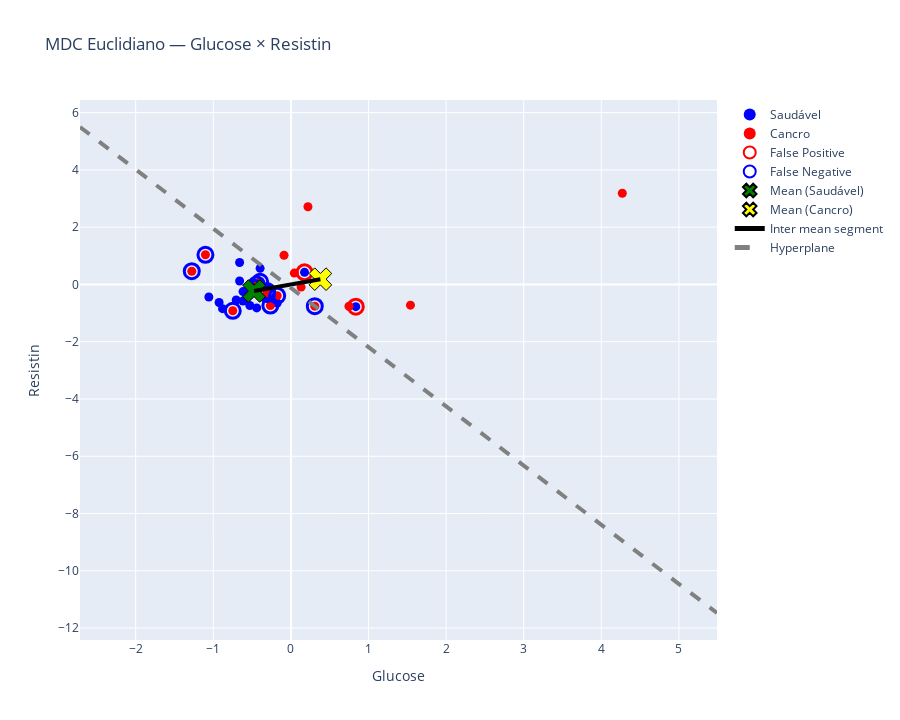
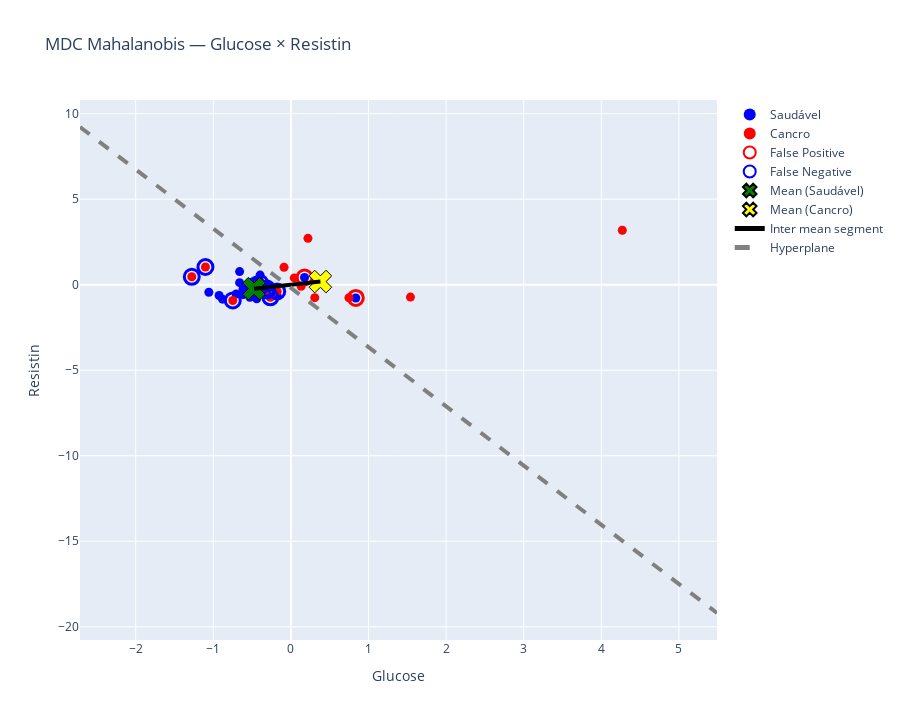

Notebook source saved alongside these figures, in order:
### Markdown cell above
#### CLASSIFICATION
## 7.MDC Euclidiano
Agora ja com dados de teste calculei o mdc euclidiano e mdc mahalanobis e as metricas de desempenho

### Code cell
print("\n========== MDC 2D — Euclidiano & Mahalanobis==========")

# ---- 1) Escolha das duas variáveis (já padronizadas)
f1, f2 = "Glucose", "Resistin"   
Ztr = X_train_std[[f1, f2]].copy()
Zte = X_test_std[[f1, f2]].copy()

# classes
c1, c2 = sorted(y_train.unique())
ix_tr_1 = (y_train == c1).values
ix_tr_2 = (y_train == c2).values
ix_te_1 = (y_test  == c1).values
ix_te_2 = (y_test  == c2).values

# ---- 2) Estatísticas 2D no TREINO
X1 = Ztr.values[ix_tr_1]
X2 = Ztr.values[ix_tr_2]
mu1 = X1.mean(axis=0)
mu2 = X2.mean(axis=0)

# Σ pooled p/ Mahalanobis
n1, n2 = X1.shape[0], X2.shape[0]
S1 = np.cov(X1, rowvar=False, bias=False)
S2 = np.cov(X2, rowvar=False, bias=False)
S  = ((n1-1)*S1 + (n2-1)*S2) / (n1 + n2 - 2)
Sinv = np.linalg.pinv(S)

# ---- 3) Decisores lineares g2(x) - g1(x) = w^T x + b (score)
# Euclidiano
w_e = (mu2 - mu1)
b_e = -0.5*(mu2 @ mu2 - mu1 @ mu1)

# Mahalanobis
mu1_S = Sinv @ mu1
mu2_S = Sinv @ mu2
w_m = (mu2_S - mu1_S)
b_m = -0.5*(mu2 @ mu2_S - mu1 @ mu1_S)

# ---- 4) Scores & predições no TESTE 
score_e_test = Zte.values @ w_e + b_e
score_m_test = Zte.values @ w_m + b_m
y_pred_e = np.where(score_e_test > 0, c2, c1)
y_pred_m = np.where(score_m_test > 0, c2, c1)

# ---- 5) Métricas no TESTE
def metrics_block(y_true, y_pred, score):
    cm = confusion_matrix(y_true, y_pred, labels=[c1, c2])
    tn, fp, fn, tp = cm.ravel()
    sens = tp/(tp+fn) if (tp+fn) else float('nan')
    spec = tn/(tn+fp) if (tn+fp) else float('nan')
    prec = precision_score(y_true, y_pred, pos_label=c2, zero_division=0)
    f1   = f1_score(y_true, y_pred, pos_label=c2, zero_division=0)
    auc  = roc_auc_score((y_true==c2).astype(int), score)
    return cm, sens, spec, prec, f1, auc

cm_e, sens_e, spec_e, prec_e, f1_e, auc_e = metrics_block(y_test.values, y_pred_e, score_e_test)
cm_m, sens_m, spec_m, prec_m, f1_m, auc_m = metrics_block(y_test.values, y_pred_m, score_m_test)

print("\n=== Euclidiano (TESTE) ===")
print(cm_e)
print(f"Sensitivity: {sens_e:.3f} | Specificity: {spec_e:.3f} | Precision: {prec_e:.3f} | F1: {f1_e:.3f} | ROC-AUC: {auc_e:.3f}")

print("\n=== Mahalanobis (TESTE) ===")
print(cm_m)
print(f"Sensitivity: {sens_m:.3f} | Specificity: {spec_m:.3f} | Precision: {prec_m:.3f} | F1: {f1_m:.3f} | ROC-AUC: {auc_m:.3f}")

def plot_mdc_2d(Ztr, Zte, ytr, yte, mu1, mu2, w, b, title, color_fn="#000", color_fp="#000"):
    y_pred = np.where((Zte.values @ w + b) > 0, c2, c1)
    FP_idx = np.where((yte==c1) & (y_pred==c2))[0]
    FN_idx = np.where((yte==c2) & (y_pred==c1))[0]

    fig = go.Figure()

    fig.add_trace(go.Scatter(
        x=Zte.values[ix_te_1,0], y=Zte.values[ix_te_1,1],
        mode='markers', name='Saudável', marker=dict(color='blue', size=9)
    ))
    fig.add_trace(go.Scatter(
        x=Zte.values[ix_te_2,0], y=Zte.values[ix_te_2,1],
        mode='markers', name='Cancro', marker=dict(color='red', size=9)
    ))

    if len(FP_idx):
        fig.add_trace(go.Scatter(
            x=Zte.values[FP_idx,0], y=Zte.values[FP_idx,1],
            mode='markers', name='False Positive',
            marker=dict(symbol='circle-open', color='red', size=15, line=dict(width=3, color='red'))
        ))
    if len(FN_idx):
        fig.add_trace(go.Scatter(
            x=Zte.values[FN_idx,0], y=Zte.values[FN_idx,1],
            mode='markers', name='False Negative',
            marker=dict(symbol='circle-open', color='blue', size=15, line=dict(width=3, color='blue'))
        ))

    fig.add_trace(go.Scatter(
        x=[mu1[0]], y=[mu1[1]], mode='markers', name='Mean (Saudável)',
        marker=dict(symbol='x', size=20, color='green', line=dict(width=1, color='black'))
    ))
    fig.add_trace(go.Scatter(
        x=[mu2[0]], y=[mu2[1]], mode='markers', name='Mean (Cancro)',
        marker=dict(symbol='x', size=20, color='yellow', line=dict(width=1, color='black'))
    ))

    fig.add_trace(go.Scatter(
        x=[mu1[0], mu2[0]], y=[mu1[1], mu2[1]],
        mode='lines', name='Inter mean segment',
        line=dict(color='black', width=4)
    ))

    x1min = min(Ztr[f1].min(), Zte[f1].min()) - 1.0
    x1max = max(Ztr[f1].max(), Zte[f1].max()) + 1.0
    x1_line = np.linspace(x1min, x1max, 200)
    if abs(w[1]) > 1e-8:
        x2_line = (-b - w[0]*x1_line) / w[1]
        fig.add_trace(go.Scatter(
            x=x1_line, y=x2_line, mode='lines', name='Hyperplane',
            line=dict(dash='dash', color='gray', width=4)
        ))

    fig.update_layout(
        title=title,
        xaxis_title=f1, yaxis_title=f2,
        autosize=False, width=900, height=720,
        legend=dict(itemsizing='constant')
    )
    return fig

fig_e = plot_mdc_2d(Ztr, Zte, y_train.values, y_test.values, mu1, mu2, w_e, b_e,
                    f"MDC Euclidiano — {f1} × {f2}")
fig_m = plot_mdc_2d(Ztr, Zte, y_train.values, y_test.values, mu1, mu2, w_m, b_m,
                    f"MDC Mahalanobis — {f1} × {f2}")

fig_e.show()
fig_m.show()

### Figure 1 — Plotly figure (JSON) as saved in the notebook; plotly's stock layout.template omitted (floating-point values rounded to 4 significant figures; data arrays with more than 128 entries replaced by an {"elided": "..."} marker saying what was removed)
{"data": [{"marker": {"color": "blue", "size": 9}, "mode": "markers", "name": "Saudável", "type": "scatter", "x": [-0.1767, 0.1756, -0.6169, -0.3968, -0.661, -0.5729, -1.057, -0.8811, -0.9251, -0.4408, -0.6169, -0.5289, -0.661, -0.705, -0.3528, 0.836], "y": [-0.6491, 0.4215, -0.58, 0.5624, 0.7651, -0.4554, -0.4399, -0.8462, -0.6319, -0.8207, -0.2484, -0.7341, 0.12, -0.5431, -0.4457, -0.7754]}, {"marker": {"color": "red", "size": 9}, "mode": "markers", "name": "Cancro", "type": "scatter", "x": [0.3077, 0.1315, 4.27, -0.3968, -0.3087, -0.1767, -1.277, -0.749, 0.04348, 0.2196, -0.4408, 0.7479, -1.101, -0.3087, -0.3087, -0.2647, -0.4849, -0.0886, 1.54], "y": [-0.7591, -0.09291, 3.184, 0.09417, -0.2254, -0.3922, 0.4621, -0.9203, 0.3973, 2.712, 6.471e-05, -0.7628, 1.036, -0.3336, -0.3127, -0.7385, -0.1073, 1.02, -0.7229]}, {"marker": {"color": "red", "line": {"color": "red", "width": 3}, "size": 15, "symbol": "circle-open"}, "mode": "markers", "name": "False Positive", "type": "scatter", "x": [0.1756, 0.836], "y": [0.4215, -0.7754]}, {"marker": {"color": "blue", "line": {"color": "blue", "width": 3}, "size": 15, "symbol": "circle-open"}, "mode": "markers", "name": "False Negative", "type": "scatter", "x": [0.3077, -0.3968, -0.3087, -0.1767, -1.277, -0.749, -0.4408, -1.101, -0.3087, -0.3087, -0.2647, -0.4849], "y": [-0.7591, 0.09417, -0.2254, -0.3922, 0.4621, -0.9203, 6.471e-05, 1.036, -0.3336, -0.3127, -0.7385, -0.1073]}, {"marker": {"color": "green", "line": {"color": "black", "width": 1}, "size": 20, "symbol": "x"}, "mode": "markers", "name": "Mean (Saudável)", "type": "scatter", "x": [-0.4751], "y": [-0.2297]}, {"marker": {"color": "yellow", "line": {"color": "black", "width": 1}, "size": 20, "symbol": "x"}, "mode": "markers", "name": "Mean (Cancro)", "type": "scatter", "x": [0.3801], "y": [0.1838]}, {"line": {"color": "black", "width": 4}, "mode": "lines", "name": "Inter mean segment", "type": "scatter", "x": [-0.4751, 0.3801], "y": [-0.2297, 0.1838]}, {"line": {"color": "gray", "dash": "dash", "width": 4}, "mode": "lines", "name": "Hyperplane", "type": "scatter", "x": {"elided": "200 float values"}, "y": {"elided": "200 float values"}}], "layout": {"autosize": false, "height": 720, "legend": {"itemsizing": "constant"}, "title": {"text": "MDC Euclidiano — Glucose × Resistin"}, "width": 900, "xaxis": {"title": {"text": "Glucose"}}, "yaxis": {"title": {"text": "Resistin"}}}}

### Figure 2 — Plotly figure (JSON) as saved in the notebook; plotly's stock layout.template omitted (floating-point values rounded to 4 significant figures; data arrays with more than 128 entries replaced by an {"elided": "..."} marker saying what was removed)
{"data": [{"marker": {"color": "blue", "size": 9}, "mode": "markers", "name": "Saudável", "type": "scatter", "x": [-0.1767, 0.1756, -0.6169, -0.3968, -0.661, -0.5729, -1.057, -0.8811, -0.9251, -0.4408, -0.6169, -0.5289, -0.661, -0.705, -0.3528, 0.836], "y": [-0.6491, 0.4215, -0.58, 0.5624, 0.7651, -0.4554, -0.4399, -0.8462, -0.6319, -0.8207, -0.2484, -0.7341, 0.12, -0.5431, -0.4457, -0.7754]}, {"marker": {"color": "red", "size": 9}, "mode": "markers", "name": "Cancro", "type": "scatter", "x": [0.3077, 0.1315, 4.27, -0.3968, -0.3087, -0.1767, -1.277, -0.749, 0.04348, 0.2196, -0.4408, 0.7479, -1.101, -0.3087, -0.3087, -0.2647, -0.4849, -0.0886, 1.54], "y": [-0.7591, -0.09291, 3.184, 0.09417, -0.2254, -0.3922, 0.4621, -0.9203, 0.3973, 2.712, 6.471e-05, -0.7628, 1.036, -0.3336, -0.3127, -0.7385, -0.1073, 1.02, -0.7229]}, {"marker": {"color": "red", "line": {"color": "red", "width": 3}, "size": 15, "symbol": "circle-open"}, "mode": "markers", "name": "False Positive", "type": "scatter", "x": [0.1756, 0.836], "y": [0.4215, -0.7754]}, {"marker": {"color": "blue", "line": {"color": "blue", "width": 3}, "size": 15, "symbol": "circle-open"}, "mode": "markers", "name": "False Negative", "type": "scatter", "x": [-0.3968, -0.3087, -0.1767, -1.277, -0.749, -0.4408, -1.101, -0.3087, -0.3087, -0.2647, -0.4849], "y": [0.09417, -0.2254, -0.3922, 0.4621, -0.9203, 6.471e-05, 1.036, -0.3336, -0.3127, -0.7385, -0.1073]}, {"marker": {"color": "green", "line": {"color": "black", "width": 1}, "size": 20, "symbol": "x"}, "mode": "markers", "name": "Mean (Saudável)", "type": "scatter", "x": [-0.4751], "y": [-0.2297]}, {"marker": {"color": "yellow", "line": {"color": "black", "width": 1}, "size": 20, "symbol": "x"}, "mode": "markers", "name": "Mean (Cancro)", "type": "scatter", "x": [0.3801], "y": [0.1838]}, {"line": {"color": "black", "width": 4}, "mode": "lines", "name": "Inter mean segment", "type": "scatter", "x": [-0.4751, 0.3801], "y": [-0.2297, 0.1838]}, {"line": {"color": "gray", "dash": "dash", "width": 4}, "mode": "lines", "name": "Hyperplane", "type": "scatter", "x": {"elided": "200 float values"}, "y": {"elided": "200 float values"}}], "layout": {"autosize": false, "height": 720, "legend": {"itemsizing": "constant"}, "title": {"text": "MDC Mahalanobis — Glucose × Resistin"}, "width": 900, "xaxis": {"title": {"text": "Glucose"}}, "yaxis": {"title": {"text": "Resistin"}}}}
